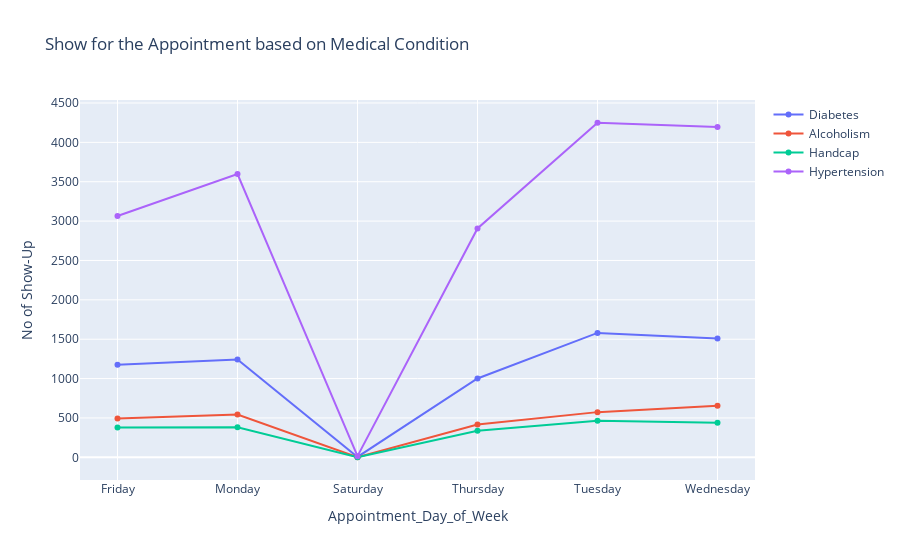

The cell this chart's notebook holds for it:
### Code cell
Diabetes = medical_condition_data[medical_condition_data['Category'] == 'Diabetes']
Handicap = medical_condition_data[medical_condition_data['Category'] == 'Handicap']
Hypertension = medical_condition_data[medical_condition_data['Category'] == 'Hypertension']
Alcoholism = medical_condition_data[medical_condition_data['Category'] == 'Alcoholism']

plot1 = go.Scatter(
    x= Diabetes['Appointment_Day_of_Week'],
    y= Diabetes['Show'],
    mode= 'lines+markers',
    text= Diabetes['Category'],
    name="Diabetes")

plot2 = go.Scatter(
    x= Alcoholism['Appointment_Day_of_Week'],
    y= Alcoholism['Show'],
    mode= 'lines+markers',
    text= Alcoholism['Category'],
    name="Alcoholism")

plot3 = go.Scatter(
    x= Handicap['Appointment_Day_of_Week'],
    y= Handicap['Show'],
    mode= 'lines+markers',
    text= Handicap['Category'],
    name='Handcap')

plot4 = go.Scatter(
    x= Hypertension['Appointment_Day_of_Week'],
    y= Hypertension['Show'],
    mode= 'lines+markers',
    text= Hypertension['Category'],
    name='Hypertension')

layout = dict(title = "Show for the Appointment based on Medical Condition",hovermode='closest',xaxis=dict({"title":"Appointment_Day_of_Week"}),
             yaxis=dict({"title":"No of Show-Up"}))
dat = [plot1,plot2,plot3,plot4]
fig = go.Figure(data=dat,layout=layout)
iplot(fig,filename='basic-line')

### Figure 1 — Plotly figure (JSON) as saved in the notebook; plotly's stock layout.template omitted (floating-point values rounded to 4 significant figures)
{"data": [{"mode": "lines+markers", "name": "Diabetes", "text": ["Diabetes", "Diabetes", "Diabetes", "Diabetes", "Diabetes", "Diabetes"], "type": "scatter", "x": ["Friday", "Monday", "Saturday", "Thursday", "Tuesday", "Wednesday"], "y": [1176, 1243, 5, 1001, 1580, 1508]}, {"mode": "lines+markers", "name": "Alcoholism", "text": ["Alcoholism", "Alcoholism", "Alcoholism", "Alcoholism", "Alcoholism", "Alcoholism"], "type": "scatter", "x": ["Friday", "Monday", "Saturday", "Thursday", "Tuesday", "Wednesday"], "y": [492, 544, 2, 417, 574, 654]}, {"mode": "lines+markers", "name": "Handcap", "text": ["Handicap", "Handicap", "Handicap", "Handicap", "Handicap", "Handicap"], "type": "scatter", "x": ["Friday", "Monday", "Saturday", "Thursday", "Tuesday", "Wednesday"], "y": [378, 382, 1, 338, 466, 438]}, {"mode": "lines+markers", "name": "Hypertension", "text": ["Hypertension", "Hypertension", "Hypertension", "Hypertension", "Hypertension", "Hypertension"], "type": "scatter", "x": ["Friday", "Monday", "Saturday", "Thursday", "Tuesday", "Wednesday"], "y": [3065, 3597, 15, 2907, 4249, 4195]}], "layout": {"hovermode": "closest", "title": {"text": "Show for the Appointment based on Medical Condition"}, "xaxis": {"title": {"text": "Appointment_Day_of_Week"}}, "yaxis": {"title": {"text": "No of Show-Up"}}}}
